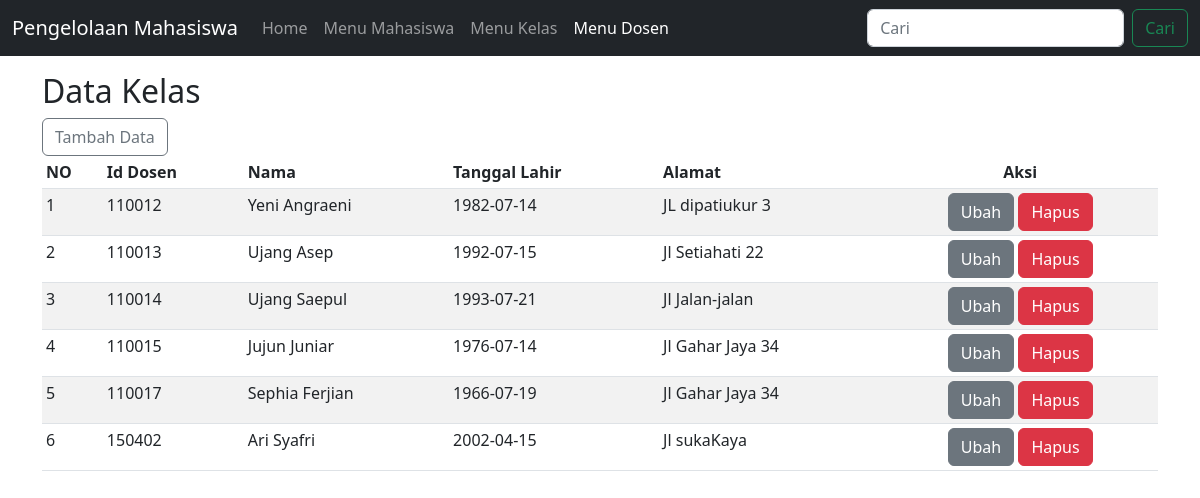
The page /menuDosen.php (signed in) on the database its author committed.
### tables this page shows
CREATE TABLE `dosen` (
  `id_dosen` varchar(12) NOT NULL,
  `nama_dsn` varchar(30) NOT NULL,
  `TanggalLahir` date NOT NULL,
  `Alamat` varchar(20) DEFAULT NULL
);

### functions.php (called while the page is built, shortened)
<?php
$conn = mysqli_connect("localhost","root","","db_mhs");
function query($query){
    global $conn;
    $result = mysqli_query($conn, $query);
    $rows = [];
    while( $row = mysqli_fetch_assoc($result)){
        $rows[] = $row;
    }
    return $rows;
}
?>

### menuDosen.php (the view, shortened to what this page needs)
<?php
    require 'functions.php';
    $dosen = query("SELECT * FROM dosen
    ");
?>
<!doctype html>
<html lang="en">
    <head>
        <link href="https://cdn.jsdelivr.net/npm/bootstrap@5.2.0-beta1/dist/css/bootstrap.min.css" rel="stylesheet">
    <link href="assets/css/navbar.css" rel="stylesheet">
    </head>
    <body>
        <nav class="navbar navbar-expand-md navbar-dark fixed-top bg-dark">
        <div class="container-fluid">
            <a class="navbar-brand" href="#">Pengelolaan Mahasiswa</a>
            <div class="collapse navbar-collapse" id="navbarCollapse">
            <ul class="navbar-nav me-auto mb-2 mb-md-0">
                <li class="nav-item">
                <a class="nav-link" href="index.php">Home</a>
                </li>
                <li class="nav-item">
                <a class="nav-link" href="menuMhs.php">Menu Mahasiswa</a>
                </li>
                <li class="nav-item">
                <a class="nav-link" href="menuKelas.php">Menu Kelas</a>
                </li>
                <li class="nav-item">
                <a class="nav-link active" aria-current="page" href="menuDosen.php">Menu Dosen</a>
                </li>
            </ul>
            <form class="d-flex" action="" method="post">
                <input class="form-control me-2" type="text" name="keyword" placeholder="Cari">
                <button class="btn btn-outline-success" type="submit" name="cari">Cari</button>
            </form>
            </div>
        </div>
        </nav>
    <main class="container">
    <h2>Data Kelas</h2>
    <a class="btn btn-outline-secondary"  href="tambahDsn.php" button type="button">Tambah Data</a>
    <div class="table-responsive">
        <table class="table table-striped table-sm table-responsive">
        <thead>
            <tr>
                <th>NO</th>
                <th>Id Dosen</th>
                <th>Nama</th>
                <th>Tanggal Lahir</th>
                <th>Alamat</th>
                <th style="text-align: center;">Aksi</th>
            </tr>
        </thead>
        <tbody>
        <?php $i = 0; ?>
            <?php foreach($dosen as $row) : ?>
            <?php $i++; ?>
            <tr>
                <td><?= $i; ?></td>
                <td><?= $row["id_dosen"]?></td>
                <td><?= $row["nama_dsn"]?></td>
                <td><?= $row["TanggalLahir"]?></td>
                <td><?= $row["Alamat"]?></td>
                <td style="text-align: center;">
                    <a class="btn btn-secondary" href="ubahDsn.php?id_dosen=<?= $row["id_dosen"]; ?>">Ubah</a>
                    <a class="btn btn-danger" href="hapusDsn.php?id_dosen=<?= $row["id_dosen"]; ?>"onclick="return confirm('yakin?');"> Hapus</a>
                </td>
            </tr>
        <?php endforeach; ?>
        </tbody>
        </table>
    </div>
    </main>
    </body>
</html>

### assets/css/navbar.css (style rules this page uses)
body { padding-top: 4.5rem; padding-bottom: 25px }

### rows shown on the page
dosen: id_dosen "110012", nama_dsn "Yeni Angraeni", TanggalLahir "1982-07-14", Alamat "JL dipatiukur 3"
dosen: id_dosen "110013", nama_dsn "Ujang Asep", TanggalLahir "1992-07-15", Alamat "Jl Setiahati 22"
dosen: id_dosen "110014", nama_dsn "Ujang Saepul", TanggalLahir "1993-07-21", Alamat "Jl Jalan-jalan"
dosen: id_dosen "110015", nama_dsn "Jujun Juniar", TanggalLahir "1976-07-14", Alamat "Jl Gahar Jaya 34"
dosen: id_dosen "110017", nama_dsn "Sephia Ferjian", TanggalLahir "1966-07-19", Alamat "Jl Gahar Jaya 34"
dosen: id_dosen "150402", nama_dsn "Ari Syafri", TanggalLahir "2002-04-15", Alamat "Jl sukaKaya"
